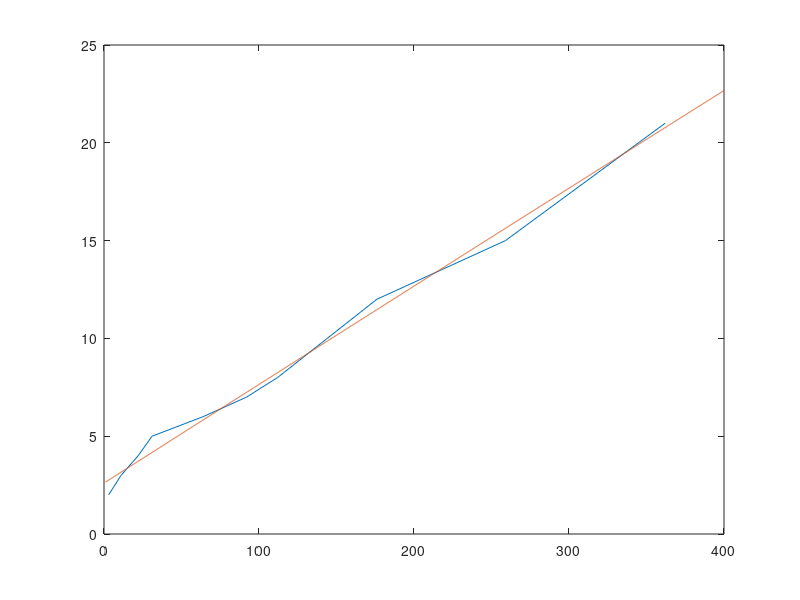

This figure's MATLAB source: (Note: this script raises an error after producing the figure.)
clc;
x = [3 11 22 31 64 92 112 176 259 362];
y = [2 3 4 5 6 7 8 12 15 21] ;

%a)
bestfit = polyfit(x,y,1);
a1 = bestfit(1); %returns slope of the polynomial
b1 = bestfit(2); % returns y intercept of the polynomial

fprintf('(1) coefficient a: %g', a1);
fprintf(' coefficient b: %g\n', b1);

bestfit2 = polyfit(x,y,2);

a2 = bestfit2(1); %returns a coofiecient of the polynomial
b2 = bestfit2(2); % returns b cooficient
c2 = bestfit2(3); %returns c cooficient

fprintf('(2) coefficient a: %g', a2);
fprintf(' coefficient b: %g ', b2);
fprintf(' coefficient c: %g\n', c2);

%plots our data with best fit line using polyfit & polyval
plot(x,y,1:0.1:400,polyval(bestfit2,1:0.1:400),'-');

%b)
mdl = fitlm(x,y);
rsquared = mdl.Rsquared.Ordinary;
display(rsquared);

